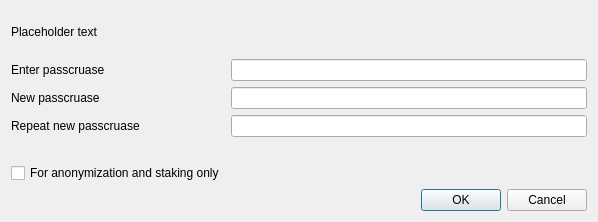
<?xml version="1.0" encoding="UTF-8"?>
<ui version="4.0">
 <class>AskPasscruaseDialog</class>
 <widget class="QDialog" name="AskPasscruaseDialog">
  <property name="geometry">
   <rect>
    <x>0</x>
    <y>0</y>
    <width>598</width>
    <height>222</height>
   </rect>
  </property>
  <property name="sizePolicy">
   <sizepolicy hsizetype="Preferred" vsizetype="Minimum">
    <horstretch>0</horstretch>
    <verstretch>0</verstretch>
   </sizepolicy>
  </property>
  <property name="minimumSize">
   <size>
    <width>550</width>
    <height>0</height>
   </size>
  </property>
  <property name="windowTitle">
   <string>Passcruase Dialog</string>
  </property>
  <layout class="QVBoxLayout" name="verticalLayout">
   <property name="sizeConstraint">
    <enum>QLayout::SetMinimumSize</enum>
   </property>
   <item>
    <widget class="QLabel" name="warningLabel">
     <property name="text">
      <string notr="true">Placeholder text</string>
     </property>
     <property name="textFormat">
      <enum>Qt::RichText</enum>
     </property>
     <property name="wordWrap">
      <bool>true</bool>
     </property>
    </widget>
   </item>
   <item>
    <layout class="QFormLayout" name="formLayout">
     <property name="sizeConstraint">
      <enum>QLayout::SetMinimumSize</enum>
     </property>
     <property name="fieldGrowthPolicy">
      <enum>QFormLayout::AllNonFixedFieldsGrow</enum>
     </property>
     <item row="0" column="0">
      <widget class="QLabel" name="passLabel1">
       <property name="text">
        <string>Enter passcruase</string>
       </property>
      </widget>
     </item>
     <item row="0" column="1">
      <widget class="QLineEdit" name="passEdit1">
       <property name="echoMode">
        <enum>QLineEdit::Password</enum>
       </property>
      </widget>
     </item>
     <item row="1" column="0">
      <widget class="QLabel" name="passLabel2">
       <property name="text">
        <string>New passcruase</string>
       </property>
      </widget>
     </item>
     <item row="1" column="1">
      <widget class="QLineEdit" name="passEdit2">
       <property name="echoMode">
        <enum>QLineEdit::Password</enum>
       </property>
      </widget>
     </item>
     <item row="2" column="0">
      <widget class="QLabel" name="passLabel3">
       <property name="text">
        <string>Repeat new passcruase</string>
       </property>
      </widget>
     </item>
     <item row="2" column="1">
      <widget class="QLineEdit" name="passEdit3">
       <property name="echoMode">
        <enum>QLineEdit::Password</enum>
       </property>
      </widget>
     </item>
     <item row="3" column="1">
      <widget class="QLabel" name="capsLabel">
       <property name="font">
        <font>
         <weight>75</weight>
         <bold>true</bold>
        </font>
       </property>
       <property name="text">
        <string/>
       </property>
       <property name="alignment">
        <set>Qt::AlignCenter</set>
       </property>
      </widget>
     </item>
     <item row="4" column="0">
      <widget class="QCheckBox" name="anonymizationCheckBox">
       <property name="enabled">
        <bool>true</bool>
       </property>
       <property name="toolTip">
        <string>Serves to disable the trivial sendmoney when OS account compromised. Provides no real security.</string>
       </property>
       <property name="text">
        <string>For anonymization and staking only</string>
       </property>
       <property name="visible">
        <bool>false</bool>
       </property>
      </widget>
     </item>
    </layout>
   </item>
   <item>
    <widget class="QDialogButtonBox" name="buttonBox">
     <property name="orientation">
      <enum>Qt::Horizontal</enum>
     </property>
     <property name="standardButtons">
      <set>QDialogButtonBox::Cancel|QDialogButtonBox::Ok</set>
     </property>
    </widget>
   </item>
  </layout>
 </widget>
 <resources/>
 <connections>
  <connection>
   <sender>buttonBox</sender>
   <signal>accepted()</signal>
   <receiver>AskPasscruaseDialog</receiver>
   <slot>accept()</slot>
   <hints>
    <hint type="sourcelabel">
     <x>20</x>
     <y>20</y>
    </hint>
    <hint type="destinationlabel">
     <x>20</x>
     <y>20</y>
    </hint>
   </hints>
  </connection>
  <connection>
   <sender>buttonBox</sender>
   <signal>rejected()</signal>
   <receiver>AskPasscruaseDialog</receiver>
   <slot>reject()</slot>
   <hints>
    <hint type="sourcelabel">
     <x>20</x>
     <y>20</y>
    </hint>
    <hint type="destinationlabel">
     <x>20</x>
     <y>20</y>
    </hint>
   </hints>
  </connection>
 </connections>
</ui>
